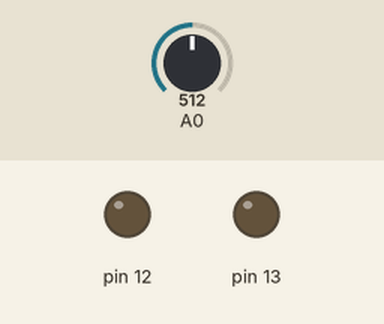
Simulated run of this sketch. Board: Arduino Uno, built with avr-gcc and run on an emulated ATmega328P. On the bench: output pins drawn as LEDs (lit = HIGH). Inputs (shaded band) come from the test bench; at power-on: A0 = 512.

Above: at 1.2 s.
1.3 s: A0 set to 413
2.8 s: A0 set to 391
At 4.0 s:
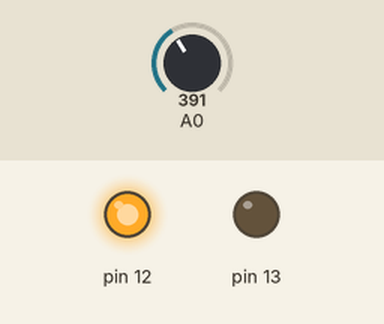
4.3 s: A0 set to 260
5.8 s: A0 set to 240
At 6.4 s:
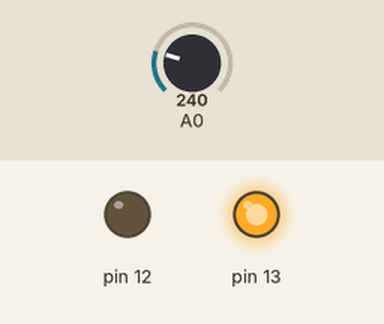
7.3 s: A0 set to 306
At 8.5 s:
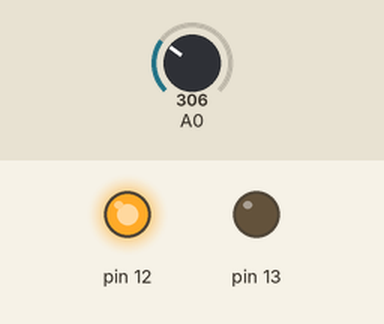
8.8 s: A0 set to 410
At 9.9 s:
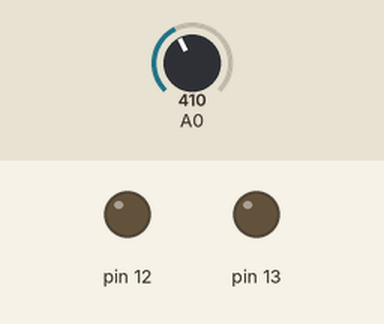
Timing chart, 0 to 11.3 s (numbered marks = the images above; inputs shaded):
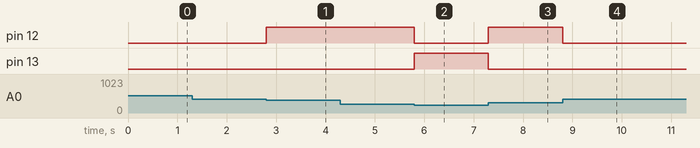

The sketch:

hydroponics..thoraxa.ino
```cpp
int value;
void setup() {
  // put your setup code here, to run once:
  pinMode(A0, INPUT);
  pinMode(13, OUTPUT);
  pinMode(12, OUTPUT);
  pinMode(12, OUTPUT);

}

void loop() {
  // put your main code here, to run repeatedly:
  value = analogRead(A0);
  if(value <= 250)
  {
    digitalWrite(13, 1); //green light
    digitalWrite(12, 0); //yellow light
    digitalWrite(11, 0); //red light
  }
  else if(value <= 400)
  {
    digitalWrite(13, 0); //green light
    digitalWrite(12, 1); //yellow light
    digitalWrite(11, 0); //red light
  }
  else
  {
    digitalWrite(13, 0); //green light
    digitalWrite(12, 0); //yellow light
    digitalWrite(11, 1); //red light
  }

}
```

Measured:
- the behaviour switches between 401 and 400 on A0 (found by bisection; images 0 and 1)
- the behaviour switches between 251 and 250 on A0 (found by bisection; images 1 and 2)
- after the input at 1.3 s, every drawn part: stays the same
- after the input at 2.8 s, pin 12: LOW → HIGH at once
- after the input at 4.3 s, every drawn part: stays the same
- after the input at 5.8 s, pin 12: HIGH → LOW at once; pin 13: LOW → HIGH at once
- after the input at 7.3 s, pin 12: LOW → HIGH at once; pin 13: HIGH → LOW at once
- after the input at 8.8 s, pin 12: HIGH → LOW at once
